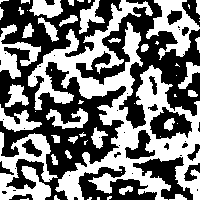

The Python source for this figure:
#!/usr/bin/env python
"""\
 ising.py - Play with the Ising model
"""

from math import exp
from random import randrange,choice,random
from numpy import zeros
import numpy as np

def init_ising_lattice(n):
    lattice = zeros((n,n),dtype=int)
    options = [-1,1]
    for i in range(n):
        for j in range(n):
            lattice[i,j] = choice(options)
    return lattice

def energydiff(S0,Sn,J,H): return 2*S0*(H+J*Sn)

def ising(n=200,nsteps=500000,H=0,J=1,T=1):
    lattice = init_ising_lattice(n)
    energy = 0
    energies = []
    lattices = []
    for step in range(nsteps):
        i = randrange(n)
        j = randrange(n)
        Sn = lattice[(i-1)%n,j]+lattice[(i+1)%n,j]+\
             lattice[i,(j-1)%n]+lattice[i,(j+1)%n]
        dE = energydiff(lattice[i,j],Sn,J,H)
        if dE < 0 or random() < exp(-dE/T):
            lattice[i,j] = -lattice[i,j]
            energy += dE
            lattices.append(lattice)
            energies.append(energy)
    return lattices,energies

def pil_image(lattice,fname="ising.png"):
    # creates a snapshot image of the current state of the lattice
    import Image, ImageDraw
    n,m = lattice.shape
    img = Image.new("RGB",(m,n),(255,255,255))
    draw = ImageDraw.Draw(img)

    for i in range(n):
        for j in range(m):
            if lattice[i,j] > 0: draw.point((i,j),(0,0,0))
    img.save(fname,"PNG")
    return
    

def main():
    import sys,getopt
    import matplotlib.pyplot as plt
    opts,args = getopt.getopt(sys.argv[1:],'n:s:h:j:t:')
    n = 200
    nsteps = 500000
    H = 0
    J = 1
    T = 20
    for key,val in opts:
        if key == '-n': n = int(val)
        elif key == '-s': nsteps = int(val)
        elif key == '-h': H = float(val)
        elif key == '-j': J = float(val)
	elif key == '-t': T = float(val)
    lattices,energies = ising(n,nsteps,H,J,T)
    S = []
    for lattice in lattices:
        S.append(np.sum(lattice)/float(n**2))
    plt.plot(range(len(S)), S)
    plt.show()
    #pil_image(lattice)
    #print len(energies)/float(nsteps)
    #plot(energies)
    return

def plot(energies):
    # if you have Gnuplot module, you can get the plot automatically:
    #
    # import Gnuplot
    # p = Gnuplot.Gnuplot() 
    # d = Gnuplot.Data(range(len(energies)),energies)
    # p.xlabel('MC cycle')
    # p.ylabel('Energy')
 
    # p.plot(d)
    # ans = raw_input('Enter f to create .png file, or Enter to quit ')
    # if ans == 'f':
    #   p.hardcopy('energies.png',terminal = 'png')
    # p.reset()

    # but we'll just write the energies out to a file:

    outFile = open('ising.out', 'w') 

    for i in range(len(energies)):
       outFile.write("%d\t%f\n" % ( i, energies[i]))

    outFile.close()

    return

if __name__ == '__main__': main()
